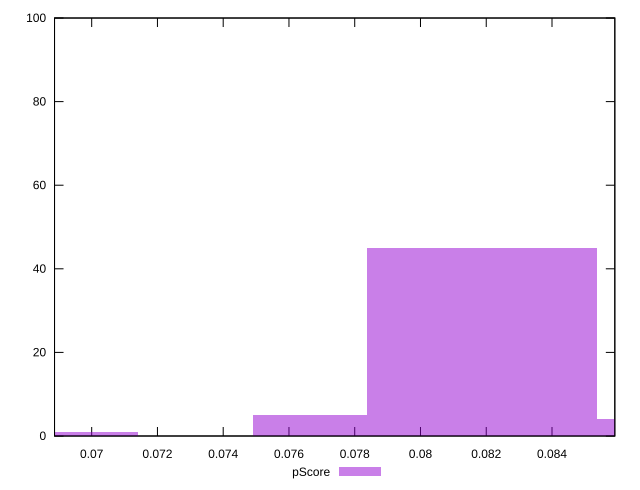

Write gnuplot code to recreate this figure.
reset

$pScore <<EOF
0.06967788177941747 1
0.08361345813530097 45
0.08012956404633009 45
0.07664566995735922 5
0.08709735222427184 4
EOF

set key outside below
set boxwidth 0.0034838940889708736
set xrange [0.06886996048220506:0.08591064122113617]
set yrange [0:100]
set trange [0:100]
set style fill transparent solid 0.5 noborder
set terminal svg size 640, 490 enhanced background rgb 'white'
set output "reports/report_00033_2021-03-01T14-23-16.841Z/interactive/samples/astro/pScore/histogram.svg"

plot $pScore title "pScore" with boxes

reset
